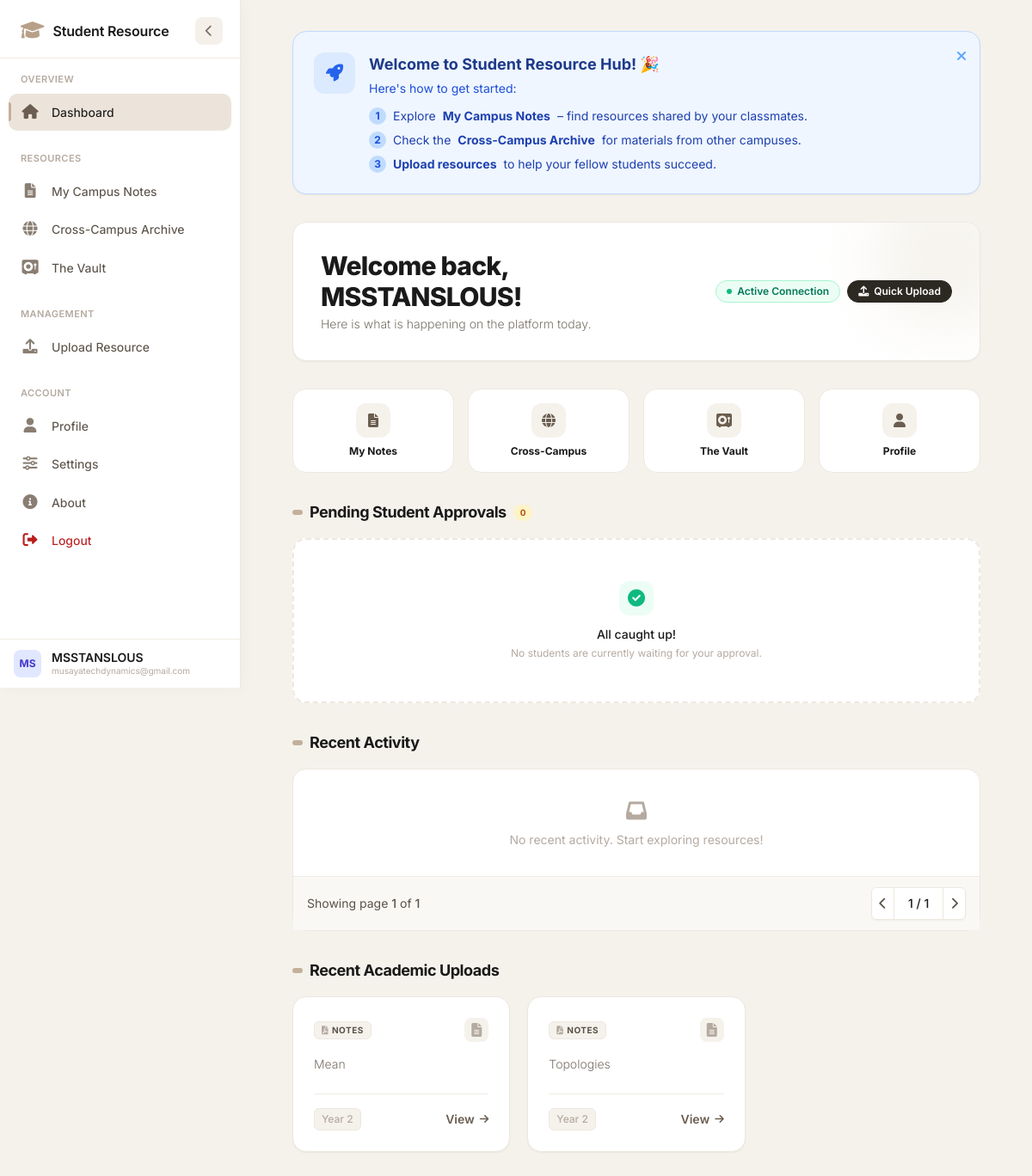
/dashboard (signed in), run on an earlier commit of the app's database.
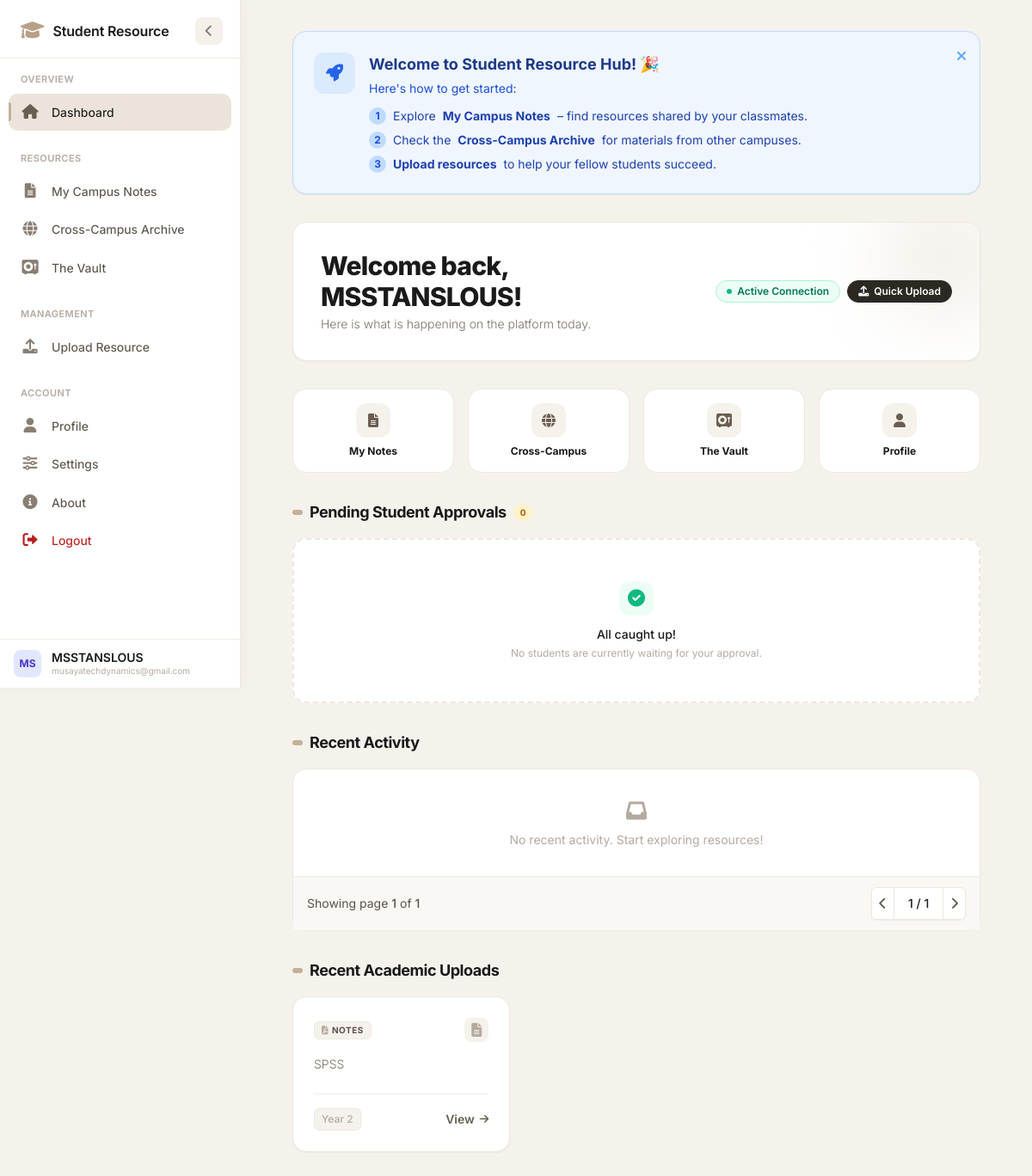
And on a later commit of the database.
### app/models.py (models this page shows)
class Resource(db.Model):
    id = db.Column(db.Integer, primary_key=True)
    title = db.Column(db.String(150), nullable=False)
    file_path = db.Column(db.String(200), nullable=False)
    module_id = db.Column(db.Integer, db.ForeignKey('module.id'), nullable=False)
    campus = db.Column(db.String(50), nullable=False)
    target_year = db.Column(db.Integer, nullable=False)
    target_semester = db.Column(db.Integer, nullable=False)
    academic_year = db.Column(db.String(20), nullable=False)
    uploader_id = db.Column(db.Integer, db.ForeignKey('user.id'), nullable=False)
    uploader = db.relationship('User', backref='uploaded_resources')
    programs = db.relationship('Program', secondary=resource_programs, backref=db.backref('resources', lazy='dynamic'))
    created_at = db.Column(db.DateTime, default=datetime.utcnow)

### app/core/routes.py (the view)
@core.route('/dashboard')
@login_required
def dashboard():
    pending_students = []
    if current_user.is_class_rep:
        pending_students = User.query.filter_by(
            is_approved=False,
            campus=current_user.campus,
            program_id=current_user.program_id,
            year=current_user.year,
            semester=current_user.semester
        ).all()
    recent_uploads = Resource.query.filter_by(
        campus=current_user.campus,
        target_year=current_user.year,
        target_semester=current_user.semester
    ).join(Resource.programs).filter(Program.id == current_user.program_id).order_by(Resource.id.desc()).limit(3).all()
    return render_template('core/student/dashboard.html',
                           pending_students=pending_students,
                           recent_uploads=recent_uploads)

### app/__init__.py (called while the page is built)
@login_manager.user_loader
def load_user(user_id):
    return User.query.get(int(user_id))

### app/templates/core/student/dashboard.html (shortened to what the changed rows need)
{% extends 'base.html' %}
{% block content %}
<div class="space-y-8 max-w-6xl mx-auto px-1 sm:px-4">
    <div class="flex flex-col md:flex-row md:items-center md:justify-between gap-4 bg-white p-6 sm:p-8 rounded-2xl shadow-sm border border-[#ede8e0] text-[#1a1a1a] relative overflow-hidden">
        <div class="relative z-10">
            <h1 class="text-2xl sm:text-3xl font-extrabold tracking-tight">Welcome back, {{ current_user.full_name }}!</h1>
        </div>
    </div>
    {% if current_user.is_class_rep %}
        <div class="space-y-4 approvals-section">
            <div class="flex items-center space-x-2">
                <h2 class="text-lg font-bold text-[#1a1a1a] tracking-tight">Pending Student Approvals</h2>
            </div>
        </div>
    {% endif %}
    <div class="space-y-4">
        <div class="flex items-center space-x-2">
            <h2 class="text-lg font-bold text-[#1a1a1a] tracking-tight">Recent Activity</h2>
        </div>
    </div>
    <div class="space-y-4">
        <div class="flex items-center space-x-2">
            <h2 class="text-lg font-bold text-[#1a1a1a] tracking-tight">Recent Academic Uploads</h2>
        </div>
        <div id="uploads-real-content">
            {% if recent_uploads %}
                <div class="grid grid-cols-1 md:grid-cols-3 gap-5">
                    {% for resource in recent_uploads %}
                    <div class="p-6 bg-white border border-[#ede8e0] rounded-2xl shadow-sm hover:shadow-md transition-all duration-200 flex flex-col justify-between group relative overflow-hidden">
                        <div>
                            <div class="flex items-center justify-between">
                                <span class="inline-flex items-center px-2 py-0.5 rounded-md text-[10px] font-bold uppercase tracking-wider bg-[#f5f2ec] text-[#5a5248] border border-[#ede8e0]">
                                    <i class="fas fa-file-pdf mr-1 text-[#b5aaa0]"></i> Notes
                                </span>
                                <div class="h-7 w-7 rounded-lg bg-[#f5f2ec] flex items-center justify-center text-[#b5aaa0] group-hover:text-[#6b5e50] group-hover:bg-[#ece4da] transition-colors duration-200">
                                    <i class="fas fa-file-alt"></i>
                                </div>
                            </div>
                            <p class="text-sm text-[#7a7268] mt-2 line-clamp-2 font-light">{{ resource.title }}</p>
                        </div>
                        <div class="mt-6 pt-4 border-t border-[#f0ebe3] flex items-center justify-between text-xs font-medium text-[#b5aaa0]">
                            <span class="bg-[#f5f2ec] px-2 py-1 rounded-md border border-[#ede8e0]">Year {{ resource.academic_year }}</span>
                            <a href="{{ url_for('static', filename=resource.file_path) }}" target="_blank" data-turbo="false" class="inline-flex items-center text-sm font-semibold text-[#6b5e50] hover:text-[#1a1a1a] transition-colors">
                                View <i class="fas fa-arrow-right ml-1.5 text-xs"></i>
                            </a>
                        </div>
                    </div>
                    {% endfor %}
                </div>
            {% endif %}
        </div>
    </div>
</div>
{% endblock %}

What changed in the data, as far as the page shows it:
removed Resource: title "Mean", academic_year "2"
no longer on this page (row edited): Resource: title "Topologies", academic_year "2"
now on this page (row edited): Resource: title "SPSS", academic_year "2"
